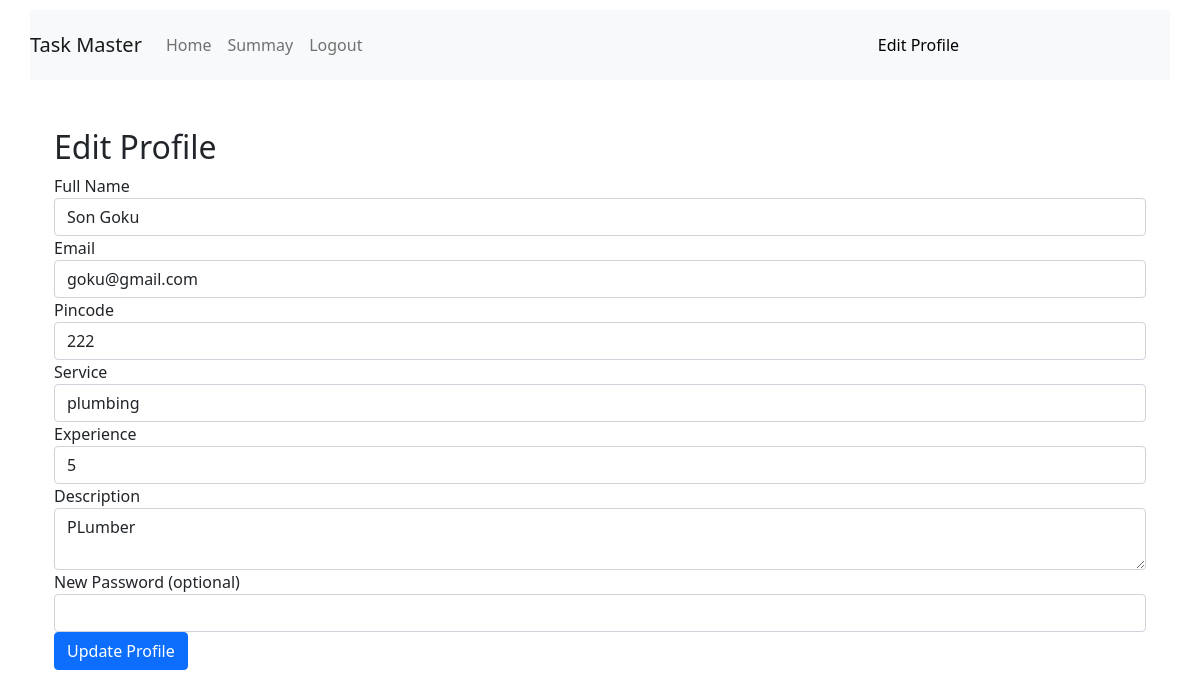
Screenshot of /edit_profile (signed in) with the database file from the repository.
### backend/models.py (models this page shows)
class Professional(db.Model):
    __tablename__="professional"
    id=db.Column(db.Integer,primary_key=True)
    email=db.Column(db.String,nullable=False,unique=True)
    full_name=db.Column(db.String,nullable=False)
    password=db.Column(db.String,nullable=False)
    service=db.Column(db.String,nullable=False)
    experience=db.Column(db.String,nullable=False)
    pincode=db.Column(db.String,nullable=False)
    Description=db.Column(db.String,nullable=False)
    is_approved = db.Column(db.Boolean, default=False)
    is_rejected= db.Column(db.Boolean, default=False)
    is_active=db.Column(db.Boolean, default=True)
    role=db.Column(db.Integer,nullable=False,default=2)
    Service_request=db.relationship("Service_request",backref="professional",lazy=True)

### backend/controllers.py (the view, shortened to what this page needs)
@app.route('/edit_profile',methods=['GET','POST'])
def edit_profile():
    if 'costumer_id'in session:
        user = Costumer.query.get(session['costumer_id'])
        template = '/costumer/edit_profile.html'
        user_type = 'costumer'
    elif 'professional_id' in session:
        user = Professional.query.get(session['professional_id'])
        template = '/professional/edit_profile.html'
        user_type = 'professional'
    else:
        flash('Login to continue')
        return redirect(url_for('login'))
    return render_template(template, user=user)

### templates/professional/edit_profile.html
{% extends 'layout2.html' %}
{% block content %}
<div class="container mt-5">
    <h2>Edit Profile</h2>
    <form method="POST" action="{{ url_for('edit_profile') }}">
        <div class="form-group">
            <label>Full Name</label>
            <input type="text" name="full_name" class="form-control" value="{{ user.full_name }}" required>
        </div>
        <div class="form-group">
            <label>Email</label>
            <input type="email" name="email" class="form-control" value="{{ user.email }}" required>
        </div>
        <div class="form-group">
            <label>Pincode</label>
            <input type="text" name="pincode" class="form-control" value="{{ user.pincode }}" required>
        </div>
        <div class="form-group">
            <label>Service</label>
            <input type="text" name="service" class="form-control" value="{{ user.service }}" required>
        </div>
        <div class="form-group">
            <label>Experience</label>
            <input type="text" name="experience" class="form-control" value="{{ user.experience }}" required>
        </div>
        <div class="form-group">
            <label>Description</label>
            <textarea name="description" class="form-control">{{ user.Description }}</textarea>
        </div>
        <div class="form-group">
            <label>New Password (optional)</label>
            <input type="password" name="new_password" class="form-control">
        </div>
        <button type="submit" class="btn btn-primary">Update Profile</button>
    </form>
</div>
{% endblock %}

### templates/layout2.html (style rules this page uses)
body { margin: 0; padding: 0; }

### rows the page displays
Professional: full_name "Son Goku", email "goku@gmail.com", pincode "222", service "plumbing", experience "5", description "PLumber"
